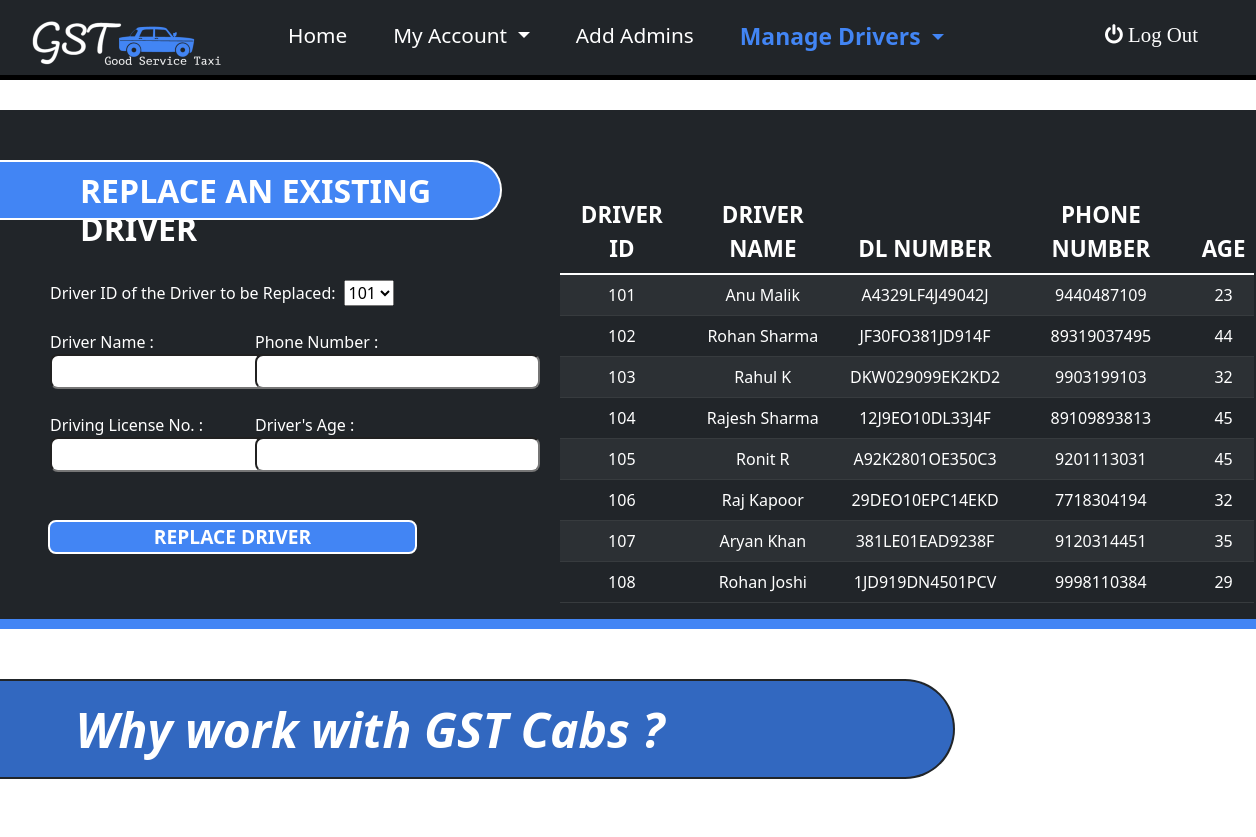
The app's page /ReplaceDriver (upper part), older data.
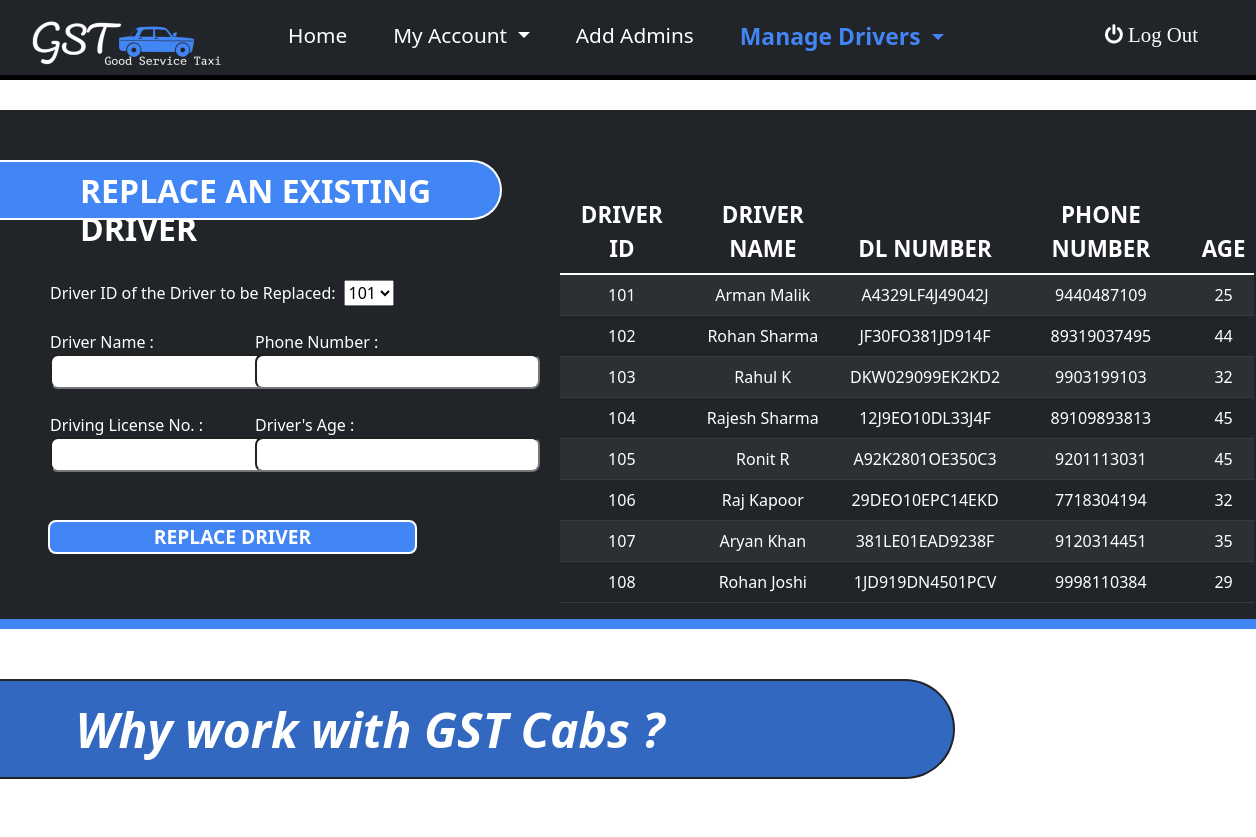
The same page, newer data.
### tables this page shows
CREATE TABLE driver(
driver_id integer PRIMARY KEY,
Dname varchar2(20) NOT NULL,
DL_no number(10) UNIQUE NOT NULL,
dph_no number(10) NOT NULL,
Age number(2));

### app.py (the view, shortened to what this page needs)
@app.route('/ReplaceDriver', methods=("GET","POST"))
def ReplaceDriver():
    con = sqlite3.connect("DBMS.db")
    cur = con.cursor()
    query = "SELECT * FROM DRIVER ORDER BY DRIVER_ID"
    cur.execute(query)
    rows = cur.fetchall()
    con.close()
    form = ReplaceDriverForm();
    return render_template('ReplaceDriver.html',adminid=adminid,rows=rows,form=form)

### templates/ReplaceDriver.html (shortened to what this page needs)
{% extends "AdminBase.html" %}
{% block content %}
<div class="row" id="mainContainer">
  <div class="col-4">
    <h2 class="title"> REPLACE AN EXISTING DRIVER </h2>
    <form action="{{ url_for('ReplaceDriver') }}" method="POST" autocomplete="off" >
    <fieldset class="form-field">
      {{ form.driverId.label }}&ensp;{{ form.driverId }}
      </fieldset>
    <div class="row" id="formDiv">
      <div class="col-6">
          <br>
        <fieldset class="form-field">
          {{ form.name.label }}<br>
          {{ form.name }}
          </fieldset>
          <br>
          <fieldset class="form-field">
            {{ form.DL_no.label }}<br>
            {{ form.DL_no }}
            </fieldset>
      </div>
      <div class="col-5">
      <br>
      <fieldset class="form-field">
        {{ form.dph_no.label }}<br>
        {{ form.dph_no }}
        </fieldset>
            <br>
            <fieldset class="form-field">
              {{ form.age.label }}<br>
              {{ form.age }}
              </fieldset>
      <br><br>
      </div>
      {{ form.submit }}
    </div>
  </form>
  </div>
  <div id="table" class="col-7 offset-1"  >
    <table class="table table-dark table-striped">
        <thead>
            <tr>
              <th scope="col">DRIVER ID</th>
              <th scope="col">DRIVER NAME</th>
              <th scope="col">DL NUMBER</th>
              <th scope="col">PHONE NUMBER</th>
              <th scope="col">AGE</th>
            </tr>
        </thead>
        <tbody>
            {% for rowdata in rows %}
            <tr>
              <td>{{rowdata[0]}}</td>
              <td>{{rowdata[1]}}</td>
              <td>{{rowdata[2]}}</td>
              <td>{{rowdata[3]}}</td>
              <td>{{rowdata[4]}}</td>
            </tr>
            {% endfor %}
        </tbody>
    </table>
  </div>
</div>
<h1 class="title2">Why work with GST Cabs ?</h1>
{% endblock %}

Row changes from the older to the newer data that the page shows:
changed driver "A4329LF4J49042J": Dname "Anu Malik" → "Arman Malik"; Age "23" → "25"
